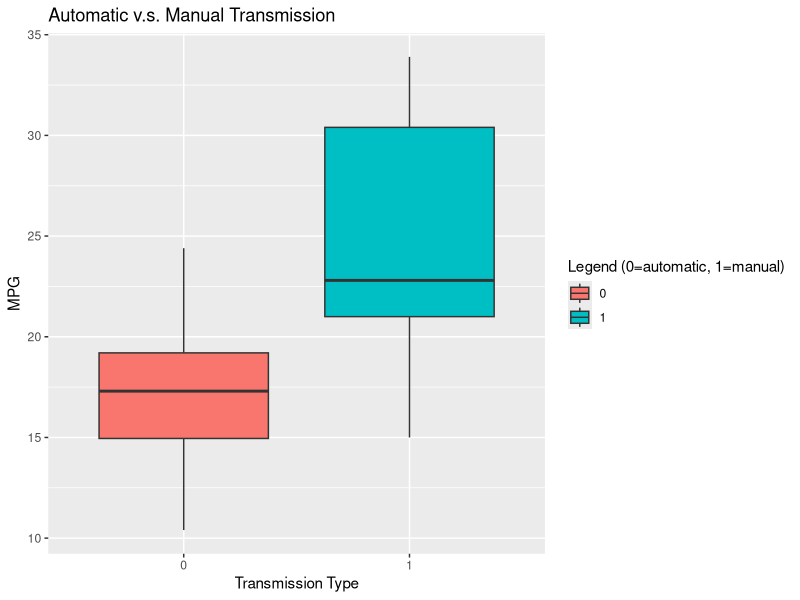
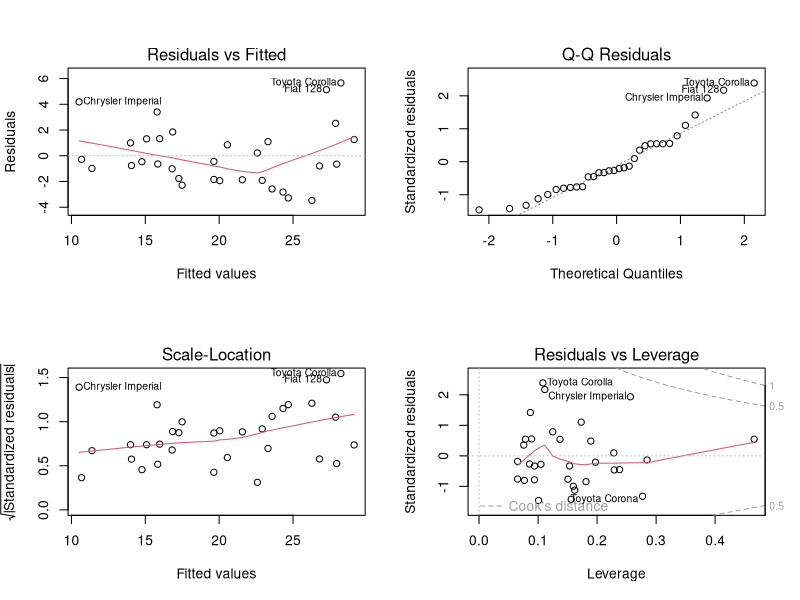

The R script that drew these images, in order:
## ---- chunk 1
knitr::opts_chunk$set(echo = TRUE)
## ---- chunk 2
library(datasets)
data(mtcars)

#View the dataset 
head(mtcars, 3)

summary(mtcars$mpg)

#plot
library(ggplot2)
mtcars$am <- as.factor(mtcars$am)

plot <- ggplot(aes(x=am, y=mpg), data=mtcars) + geom_boxplot(aes(fill=am))
plot <- plot + labs(title = "Automatic v.s. Manual Transmission")
plot <- plot + xlab("Transmission Type")
plot <- plot + ylab("MPG")
plot <- plot + labs(fill = "Legend (0=automatic, 1=manual)")
plot

#Hypothesis Test:
auto <- mtcars[mtcars$am == "0",]
manu <- mtcars[mtcars$am == "1",]
t.test(auto$mpg, manu$mpg)
## ---- chunk 3
#simple linear model: include only "Transmission" as an independent variable 
fit1 <- lm(mpg ~ am, data = mtcars)
summary(fit1)

#Multivariable regression model
## add "Number of cylinders"
fit2 <- lm(mpg ~ am + cyl, data = mtcars)
summary(fit2)
anova(fit1, fit2)

# add "Number of cylinders" and "Gross horsepower"
fit3 <- lm(mpg ~ am + cyl + hp, data = mtcars)
summary(fit3)
anova(fit1, fit3)

# add "Number of cylinders", "Gross horsepower", and "Weight"
fit4 <- lm(mpg ~ am + cyl + hp + wt, data = mtcars)
summary(fit4)
anova(fit1, fit4)

# add "Number of cylinders", "Gross horsepower", "Weight", and "Engine"
fit5 <- lm(mpg ~ am + cyl + hp + wt + vs, data = mtcars)
summary(fit5)
anova(fit1, fit5)
anova(fit4, fit5)

## ---- chunk 4
#Scatterplots of the multivariable regression model residuals (model fit4):
par(mfrow = c(2,2))
plot(fit4)
